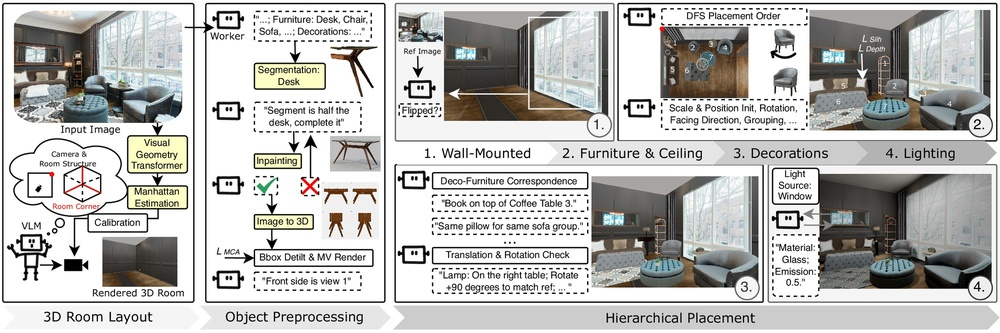
#> input picture assets/pipeline.jpg, 1000 x 333 px, shrunk from 2000 x 666 before the run
$ python -i rectify_windows.py   (imports and definitions only)
#> lines starting #> are read from the running program, lines starting #| are printed output that depends on the picture; after the words box and inside, x2 and y2 are one past the last pixel; in counts of white or black regions, pixels touching at a corner belong together
"""
rectify_windows.py — perspective-correct inpainted window images to canonical
                     front-facing rectangular view.

For each window segment in segment_results.json:
  1. Load the inpainted PNG (from inpainted/).
  2. Use SAM (box-prompted with the foreground bbox) to get a precise window mask.
  3. Find the convex hull of the mask → 4-corner approximation via minAreaRect.
  4. Apply homography to warp the perspective quad to a clean axis-aligned rectangle.
  5. Re-pad with grey background and overwrite the inpainted PNG (or save as
     a new file if --suffix is given).

Falls back to simple foreground-bbox crop if SAM is unavailable or fails.

Usage:
    python -m object_placement.wall_mounted.rectify_windows \\
        --output-dir outputs/living_room9

    # Save as separate files instead of overwriting:
    python -m object_placement.wall_mounted.rectify_windows \\
        --output-dir outputs/living_room9 --suffix _rect
"""

from __future__ import annotations

import argparse
import json
import sys
from pathlib import Path

import cv2
import numpy as np
from PIL import Image

_REPO_ROOT = Path(__file__).resolve().parents[2]
_GSA_ROOT  = _REPO_ROOT / "Grounded-Segment-Anything"
sys.path.insert(0, str(_GSA_ROOT / "segment_anything"))

_SAM_CKPT      = _GSA_ROOT / "weights/sam_vit_h_4b8939.pth"
_SAM_MODEL_TYPE = "vit_h"

_BG_GREY = (185, 185, 185)
_BG_TOL  = 25


# ── SAM loader (cached) ───────────────────────────────────────────────────────

_sam_predictor = None

def _get_sam(device: str = "cuda"):
    global _sam_predictor
    if _sam_predictor is None:
        from segment_anything import SamPredictor, sam_model_registry
        print("[rectify] Loading SAM …")
        sam = sam_model_registry[_SAM_MODEL_TYPE](checkpoint=str(_SAM_CKPT))
        sam.to(device=device)
        _sam_predictor = SamPredictor(sam)
    return _sam_predictor


# ── Helpers ───────────────────────────────────────────────────────────────────

def _foreground_bbox(arr: np.ndarray) -> tuple[int, int, int, int] | None:
    """Return (r0, r1, c0, c1) tight bounding box of non-grey pixels, or None."""
    grey  = np.array(_BG_GREY, dtype=np.float32)
    is_fg = (np.abs(arr.astype(np.float32) - grey) > _BG_TOL).any(axis=2)
    rows  = np.where(is_fg.any(axis=1))[0]
    cols  = np.where(is_fg.any(axis=0))[0]
    if len(rows) == 0 or len(cols) == 0:
        return None
    return int(rows[0]), int(rows[-1]) + 1, int(cols[0]), int(cols[-1]) + 1


def _sam_mask(arr: np.ndarray, bbox: tuple[int,int,int,int],
              device: str = "cuda") -> np.ndarray | None:
    """Run SAM with a box prompt around the foreground bbox.
    Returns the best binary mask (H×W bool), or None on failure.
    """
    try:
        predictor = _get_sam(device)
        predictor.set_image(arr)
        r0, r1, c0, c1 = bbox
        box = np.array([c0, r0, c1, r1], dtype=np.float32)
        masks, scores, _ = predictor.predict(
            box=box,
            multimask_output=True,
        )
        best = int(np.argmax(scores))
        return masks[best].astype(bool)
    except Exception as e:
        print(f"  [rectify] SAM failed: {e}")
        return None


# [36 lines left out: function _quad_from_mask, not called in this run]


def rectify(img: Image.Image, device: str = "cuda") -> Image.Image:
    """Segment with SAM, find 4-corner quad, warp to canonical rectangle."""
    arr  = np.array(img.convert("RGB"))
    H, W = arr.shape[:2]

    # ── Step 1: foreground bbox ───────────────────────────────────────────────
    bbox = _foreground_bbox(arr)
    if bbox is None:
        print("  [rectify] no foreground found — returning unchanged")
        return img
    r0, r1, c0, c1 = bbox

    # ── Step 2: SAM mask ──────────────────────────────────────────────────────
    mask = _sam_mask(arr, bbox, device=device)

    if mask is not None:
        quad = _quad_from_mask(mask)
        print(f"  [rectify] SAM mask obtained, quad={np.round(quad,1).tolist() if quad is not None else None}")
    else:
        quad = None

    # ── Step 3: warp to rectangle ─────────────────────────────────────────────
    if quad is not None:
        # Target size: use the axis-aligned bbox dimensions
        dst_w = c1 - c0
        dst_h = r1 - r0
        dst   = np.array([[0, 0], [dst_w, 0], [dst_w, dst_h], [0, dst_h]], dtype=np.float32)

        M      = cv2.getPerspectiveTransform(quad, dst)
        warped = cv2.warpPerspective(arr, M, (dst_w, dst_h),
                                     flags=cv2.INTER_LANCZOS4,
                                     borderMode=cv2.BORDER_CONSTANT,
                                     borderValue=_BG_GREY)
    else:
        # Fallback: tight bbox crop (already axis-aligned, no perspective fix)
        print("  [rectify] quad unavailable — using bbox crop")
        warped = arr[r0:r1, c0:c1]

    # ── Step 4: re-pad with grey to original canvas size ─────────────────────
    result = np.full((H, W, 3), _BG_GREY, dtype=np.uint8)
    ph = max(0, (H - warped.shape[0]) // 2)
    pw = max(0, (W - warped.shape[1]) // 2)
    result[ph:ph+warped.shape[0], pw:pw+warped.shape[1]] = warped

    return Image.fromarray(result)


# [55 lines left out: functions run, main, not called in this run]


# [2 lines not run here, left out]

>>> from PIL import Image
>>> picture = Image.open('../../assets/pipeline.jpg')
#> picture is the input picture: PIL image 1000x333 RGB; mean R, G, B 188.5, 188.3, 186.1
>>> result = rectify(picture)
#> in _foreground_bbox, `is_fg = (np.abs(arr.astype(np.float32) - grey) > _BG_TOL).any(axis=2)`:
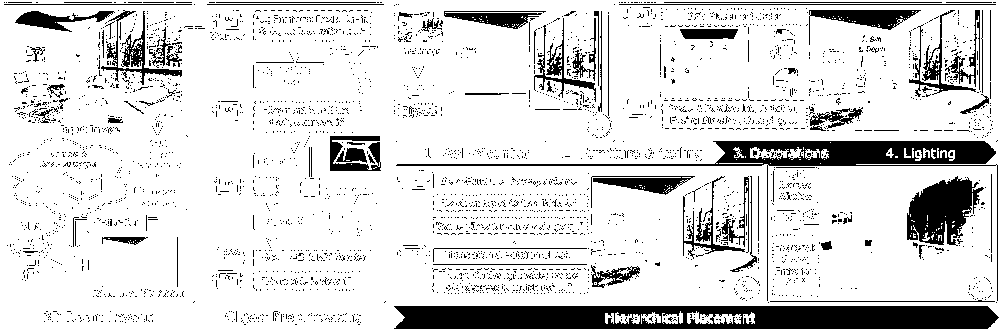
#> is_fg: shape (333, 1000) bool; 85.6% white; 3881 black regions (3790 under 20 px), largest, box (x1, y1, x2, y2) and area: (394, 306, 999, 329) 12526, (396, 141, 998, 301) 6504, (907, 176, 984, 246) 3263
#> in _foreground_bbox, `rows  = np.where(is_fg.any(axis=1))[0]`: rows = 333 values from 0 to 332
#> in _foreground_bbox, `cols  = np.where(is_fg.any(axis=0))[0]`: cols = 1000 values from 0 to 999
#> in rectify, `bbox = _foreground_bbox(arr)`: bbox = (0, 333, 0, 1000)
#> in rectify, `r0, r1, c0, c1 = bbox`: r0 = 0; r1 = 333; c0 = 0; c1 = 1000
#> (the run stopped early here; a loop or call above may not have finished)
